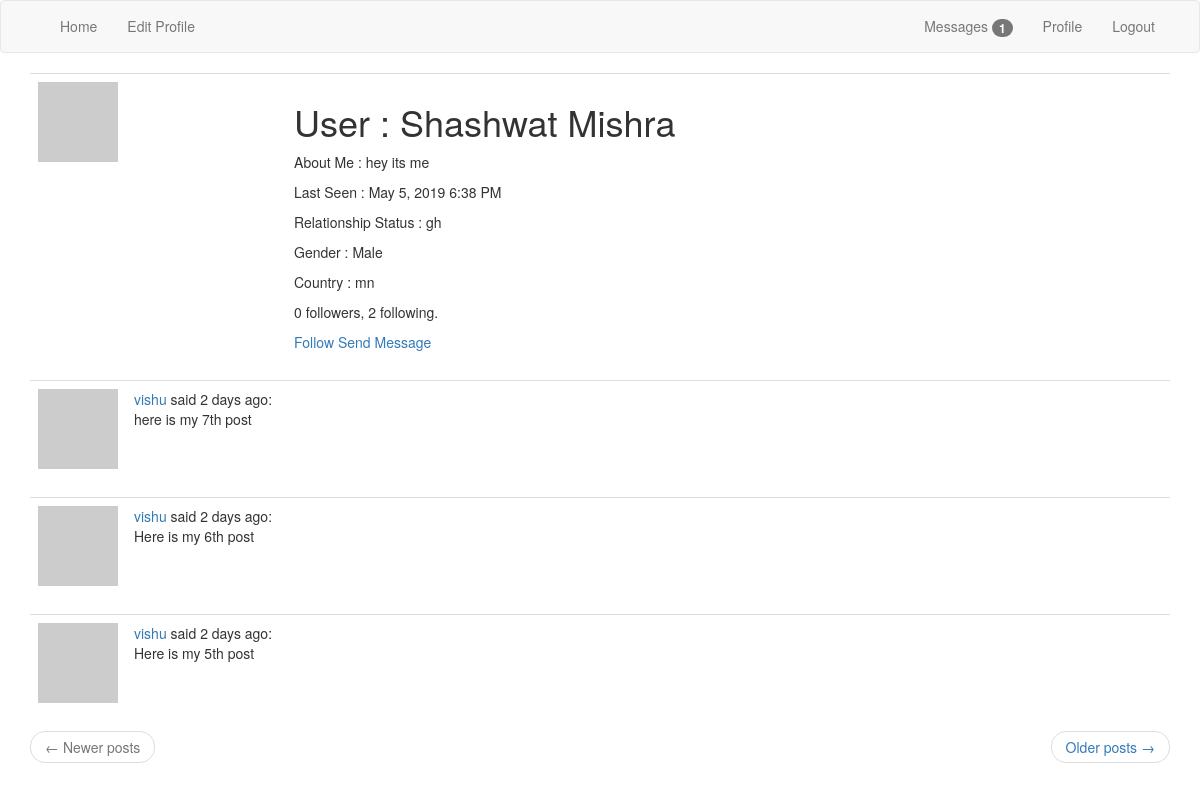
The app's page /user/Shashwat Mishra (signed in) with its own data.
### app/models.py (models this page shows, shortened)
class User(UserMixin, db.Model):
    id = db.Column(db.Integer, primary_key=True)
    username = db.Column(db.String(64), index=True, unique=True)
    email = db.Column(db.String(120), index=True, unique=True)
    password_hash = db.Column(db.String(128))
    posts = db.relationship('Post', backref='author', lazy='dynamic')
    about_me = db.Column(db.String(140))
    last_seen = db.Column(db.DateTime, default=datetime.utcnow)
    relationship_status = db.Column(db.String)
    gender = db.Column(db.String)
    country = db.Column(db.String)
    message_sent = db.relationship('Message', foreign_keys='Message.sender_id', backref='author', lazy='dynamic')
    message_received = db.relationship('Message', foreign_keys='Message.receiver_id', backref='reader', lazy='dynamic')
    last_message_seen = db.Column(db.DateTime)
    followed = db.relationship('User', secondary=followers, primaryjoin=(followers.c.follower_id == id),
                               secondaryjoin=(followers.c.followed_id == id),
                               backref=db.backref('followers', lazy='dynamic'), lazy='dynamic')
    def avatar(self,size):
        digest = md5(self.email.lower().encode('utf-8')).hexdigest()
        return 'https://www.gravatar.com/avatar/{}?d=identicon&s={}'.format(
            digest, size)
    def new_messages(self):
        last_read_time = self.last_message_seen or datetime(1900, 1, 1)
        return Message.query.filter_by(reader=self).filter(
            Message.timestamp > last_read_time).count()

class Post(db.Model):
    id = db.Column(db.Integer, primary_key=True)
    body = db.Column(db.String(140))
    timestamp = db.Column(db.DateTime, index=True, default=datetime.utcnow)
    user_id = db.Column(db.Integer, db.ForeignKey('user.id'))

### app/routes.py (the view)
@app.route('/user/<username>')
@login_required
def user(username):
    user = User.query.filter_by(username=username).first_or_404()
    page = request.args.get('page', 1, type=int)
    posts = Post.query.filter_by(user_id=current_user.id).order_by(
            Post.timestamp.desc()).paginate(page,app.config['POST_PER_PAGE'],False)
    if posts.next_num:
        next_url = url_for('user',username = current_user.username, page=posts.next_num)
    else :
        next_url = None
    if posts.prev_num :
        prev_url = url_for('user',username = current_user.username, page=posts.prev_num)
    else :
        prev_url = None
    return render_template('user.html', user=user, posts=posts.items, next_url=next_url, prev_url=prev_url)

### app/models.py (called while the page is built)
@login.user_loader
def load_user(id):
    return User.query.get(int(id))

### app/routes.py (called while the page is built)
@app.before_request
def before_request():
    if current_user.is_authenticated :
        current_user.last_seen = datetime.utcnow()
        db.session.commit()

### app/templates/user.html (shortened to what this page needs)
{% extends "base.html" %}
{% block app_content %}
    <table class="table table-hover">
        <tr>
            <td width="256px"><img src="{{ user.avatar(256) }}"></td>
            <td>
                <h1>User : {{ user.username }} </h1>
        {% if user.about_me %}
             <p> About Me : {{ user.about_me }}  </p>
        {% endif %}
        {% if user.last_seen %}
             <p>Last Seen : {{ moment(user.last_seen).format('LLL') }} </p>
        {% endif %}
        {% if user.relationship_status %}
             <p> Relationship Status : {{ user.relationship_status }} </p>
        {% endif %}
        {% if user.gender %}
             <p> Gender : {{ user.gender }} </p>
        {% endif %}
        {% if user.country %}
             <p> Country : {{ user.country }} </p>
        {% endif %}
        <p>{{ user.followers.count() }} followers, {{ user.followed.count() }} following.</p>
        <a href="{{ url_for('follow',username = user.username) }}" > Follow </a>
        {% if user != current_user %}
        <a href="{{ url_for('send_message',receiver = user.username) }}" > Send Message </a>
         {% endif %}
            </td>
        </tr>
    </table>
    {% for post in posts %}
<table class="table table-hover">
        <tr>
            <td width="70px">
                <a href="{{ url_for('user', username=post.author.username) }}">
                    <img src="{{ post.author.avatar(70) }}" />
                </a>
            </td>
            <td>
                <a href="{{ url_for('user', username=post.author.username) }}">
                    {{ post.author.username }}
                </a>
                said {{ moment(post.timestamp).fromNow() }}:
                <br>
                {{ post.body }}
            </td>
        </tr>
</table>
    {% endfor %}
    <nav aria-label="...">
        <ul class="pager">
            <li class="previous{% if not prev_url %} disabled{% endif %}">
                <a href="{{ prev_url or '#' }}">
                    <span aria-hidden="true">&larr;</span> Newer posts
                </a>
            </li>
            <li class="next{% if not next_url %} disabled{% endif %}">
                <a href="{{ next_url or '#' }}">
                    Older posts <span aria-hidden="true">&rarr;</span>
                </a>
            </li>
        </ul>
    </nav>
{% endblock %}

### app/templates/base.html (shortened to what this page needs)
{% extends 'bootstrap/base.html' %}
{% block navbar %}
    <nav class="navbar navbar-default">
        <div class="container">
            <div class="collapse navbar-collapse" id="bs-example-navbar-collapse-1">
                <ul class="nav navbar-nav">
                    <li><a href="{{ url_for('index') }}">Home</a></li>
                    <li><a href="{{ url_for('edit_profile') }}">Edit Profile</a></li>
                </ul>
                <ul class="nav navbar-nav navbar-right">
                    {% if current_user.is_anonymous %}
                    <li><a href="{{ url_for('login') }}">Login</a></li>
                    {% else %}
                    <li><a href="{{ url_for('messages') }}"> Messages
                     {% set new_messages = current_user.new_messages() %}
                            {% if new_messages %}
                            <span class="badge">{{ new_messages }}</span>
                            {% endif %}
                    </a></li>
                    <li><a href="{{ url_for('user', username=current_user.username) }}">Profile</a></li>
                    <li><a href="{{ url_for('logout') }}">Logout</a></li>
                    {% endif %}
                </ul>
            </div>
        </div>
    </nav>
{% endblock %}
{% block content %}
    <div class="container">
        {% block app_content %}{% endblock %}
    </div>
{% endblock %}

### records on screen
User: username "Shashwat Mishra", about_me "hey its me", last_seen "May 5, 2019 6:38 PM", relationship_status "gh", gender "Male", country "mn"
Post: author.username "vishu", timestamp "2 days ago", body "here is my 7th post"
Post: author.username "vishu", timestamp "2 days ago", body "Here is my 6th post"
Post: author.username "vishu", timestamp "2 days ago", body "Here is my 5th post"

### other values on screen
{{ new_messages }} "1"
{{ user.followers.count() }} "0"
{{ user.followed.count() }} "2"
